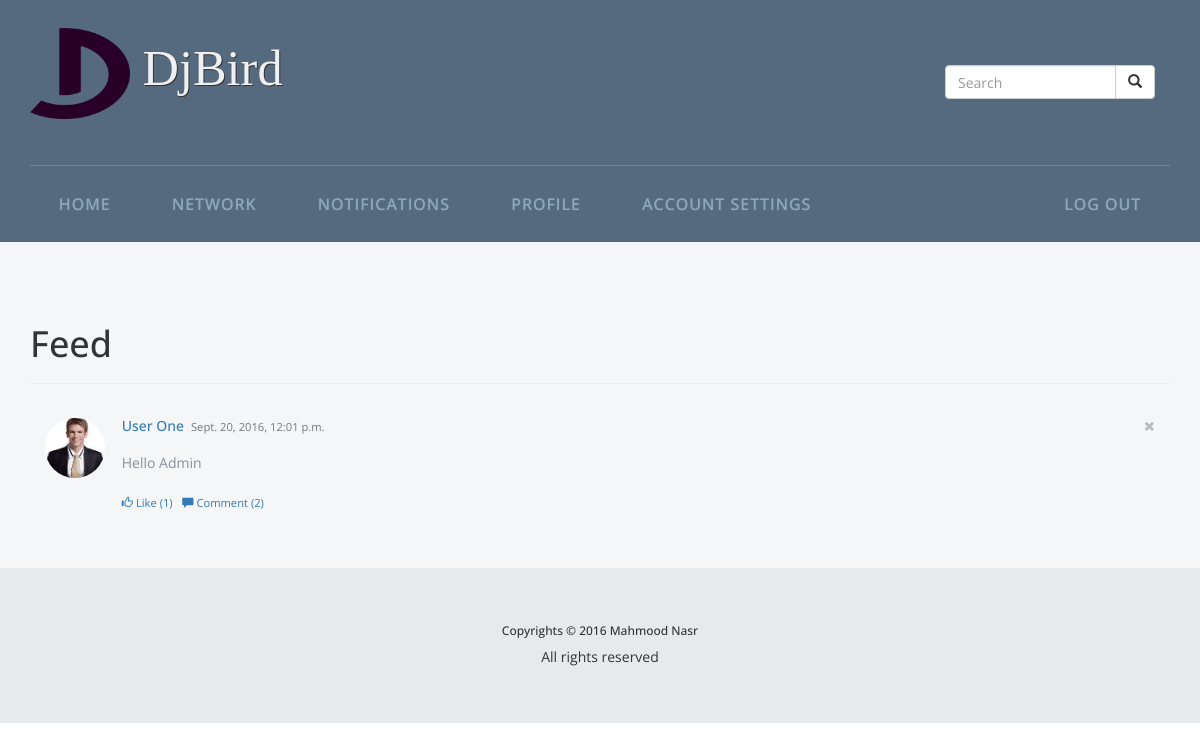
Screenshot of /feeds/13/ (signed in) with the database file from the repository.
### project/models.py (models this page shows, shortened)
class Feed(models.Model):
    user = models.ForeignKey(User)
    date = models.DateTimeField(auto_now_add=True)
    post = models.TextField(max_length=250)
    parent = models.ForeignKey('Feed', null=True, blank=True)
    likes = models.IntegerField(default=0)
    comments = models.IntegerField(default=0)
    class Meta:
        verbose_name = 'Feed'
        verbose_name_plural = 'Feeds'
        ordering = ('-date',)
    def get_likes(self):
        likes = Activity.objects.filter(activity_type=Activity.LIKE,feed=self.pk)
        return likes
    def get_likers(self):
        likes = self.get_likes()
        likers = []
        for like in likes:
            likers.append(like.user)
        return likers
    def linkfy_post(self):
        return bleach.linkify(escape(self.post))

class Profile(models.Model):
    user = models.OneToOneField(User)
    location = models.CharField(max_length=50, null=True, blank=True)
    url = models.CharField(max_length=50, null=True, blank=True)
    job_title = models.CharField(max_length=50, null=True, blank=True)
    follow = models.BooleanField(default=False)
    class Meta:
        db_table = 'auth_profile'
    def get_picture(self):
        no_picture = 'http://www.gudaak.com/uploads/user/small/avatar.png'
        try:
            filename = settings.MEDIA_ROOT + '/profile_pictures/' + self.user.username + '.jpg'
            picture_url = settings.MEDIA_URL + 'profile_pictures/' + self.user.username + '.jpg'
            if os.path.isfile(filename):
                return picture_url
            else:
                gravatar_url = u'http://www.gravatar.com/avatar/{0}?{1}'.format(
                    hashlib.md5(self.user.email.lower()).hexdigest(),
                    urllib.urlencode({'d': no_picture, 's': '256'})
                    )
                return gravatar_url
        except (Exception) as e:
            return no_picture
    def get_screen_name(self):
        try:
            if self.user.get_full_name():
                return self.user.get_full_name()
            else:
                return self.user.username
        except:
            return self.user.username

### project/views.py (the view)
# urls.py: url(r'(\d+)/$', views.feed, name='feed'),
@login_required
def feed(request, pk):
    feed = get_object_or_404(Feed, pk=pk)
    return render(request, 'project/feed.html', {'feed': feed})

### project/templates/project/feed.html (shortened to what this page needs)
{% extends 'project/base.html' %}
{% load staticfiles %}
{% block head %}
  <link href="{% static 'project/css/feeds.css' %}" rel="stylesheet">
{% endblock head %}
{% block main %}
  <div class="page-header">
    <h1>Feed</h1>
  </div>
  <ul class="stream">
    {% include 'project/partial_feed.html' with feed=feed %}
  </ul>
{% endblock main %}

### project/templates/project/partial_feed.html (shortened to what this page needs)
<li feed-id="{{ feed.pk }}" csrf="{{ csrf_token }}">
  <div class="feed-container">
    <a href="{% url 'profile' feed.user.username %}"><img src="{{ feed.user.profile.get_picture }}" class="user"></a>
    <div class="post">
      {% if feed.user == user %}
        <span class="glyphicon glyphicon-remove remove-feed" title="Click to remove this feed"></span>
      {% endif %}
      <h3><a href="{% url 'profile' feed.user.username %}">{{ feed.user.profile.get_screen_name }}</a> <small>{{ feed.date }}</small></h3>
      <p>{{ feed.linkfy_post|safe }}</p>
      <div class="interaction">
        {% if user in feed.get_likers %}
          <a href="#" class="like unlike">
            <span class="glyphicon glyphicon-thumbs-up"></span>
            <span class="text">Unlike</span>
            (<span class="like-count">{{ feed.likes }}</span>)
          </a>
        {% else %}
          <a href="#" class="like">
            <span class="glyphicon glyphicon-thumbs-up"></span>
            <span class="text">Like</span>
            (<span class="like-count">{{ feed.likes }}</span>)
          </a>
        {% endif %}
        <a href="#" class="comment">
          <span class="glyphicon glyphicon-comment"></span> Comment
          (<span class="comment-count">{{ feed.comments }}</span>)
        </a>
      </div>
    </div>
  </div>
</li>

### project/static/project/css/style.css (style rules this page uses)
h4, h5, h6, h1, h2, h3 { margin-top: 0; }
ul, ol { margin: 0; }
p { margin: 0; }
html, body { font-family: 'Open Sans', sans-serif; background: #fff; }
body a { transition: 0.5s all; -webkit-transition: 0.5s all; -moz-transition: 0.5s all; -o-transition: 0.5s all; }
*, *:after, *::before { -webkit-box-sizing: border-box; -moz-box-sizing: border-box; box-sizing: border-box; }
.content p { color: #868f98; font-size: 1em; font-weight: 400; line-height: 1.8em; text-align: left; padding: 1em 0; }

### project/static/project/css/feeds.css (style rules this page uses)
ul.stream { margin-top: 0; padding: 0; }
ul.stream li { list-style: none; border-bottom: 1px solid #eeeeee; padding: 1em 0; }
ul.stream li:last-child { border-bottom: none; }
ul.stream li a img.user { width: 60px; border-radius: 100px; float: left; }
ul.stream li div.post { margin-left: 60px; padding: 0 0 0 1.2em; overflow-x: auto; }
ul.stream li div.post h3 { font-size: 1em; margin: 0; margin-bottom: .2em; }
ul.stream li div.post h3 small { margin-left: .3em; font-size: .8em; }
ul.stream li div.post p { margin: 0; }
ul.stream li div.post div.interaction { padding-top: .2em; }
ul.stream li div.post div.interaction a { margin-right: .6em; font-size: .8em; }
.remove-feed { color: #bbbbbb; font-size: .8em; padding-top: .2em; float: right; cursor: pointer; }
.feed-container { padding-left: 15px; padding-right: 15px; }

### rows the page displays
Feed: user.profile.get_picture (picture), user.profile.get_screen_name "User One", date "Sept. 20, 2016, 12:01 p.m.", linkfy_post "Hello Admin", likes "1", comments "2"
